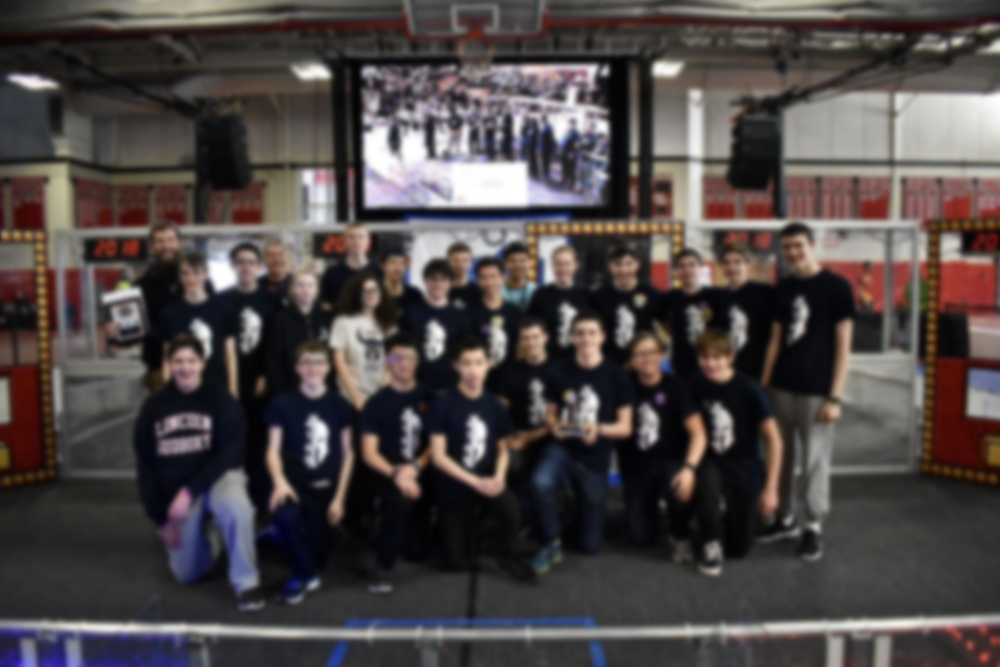
#> input picture src/team.jpg, 1000 x 667 px, shrunk from 6000 x 4000 before the run
$ python blur.py
#> lines starting #> are read from the running program, lines starting #| are printed output that depends on the picture
from PIL import Image, ImageFilter

original = Image.open('src/team.jpg')
#> original is the input picture: PIL image 1000x667 RGB; mean R, G, B 78, 71, 70.5
blured = original.filter(ImageFilter.GaussianBlur(10))
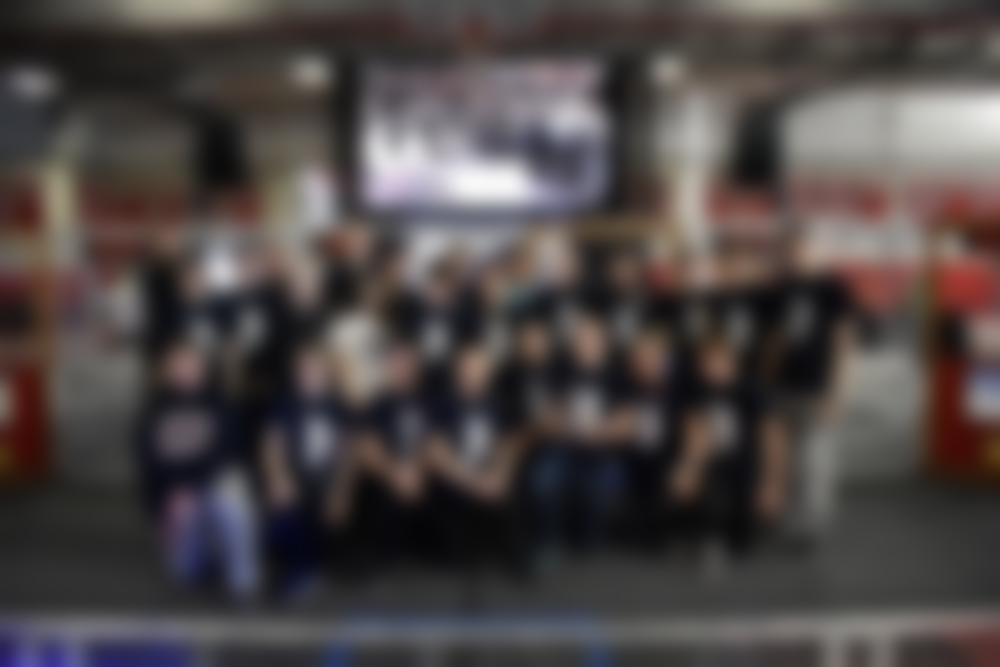
#> blured: PIL image 1000x667 RGB; mean R, G, B 78, 71, 70.6
blured.save('src/teamblured.jpg')
